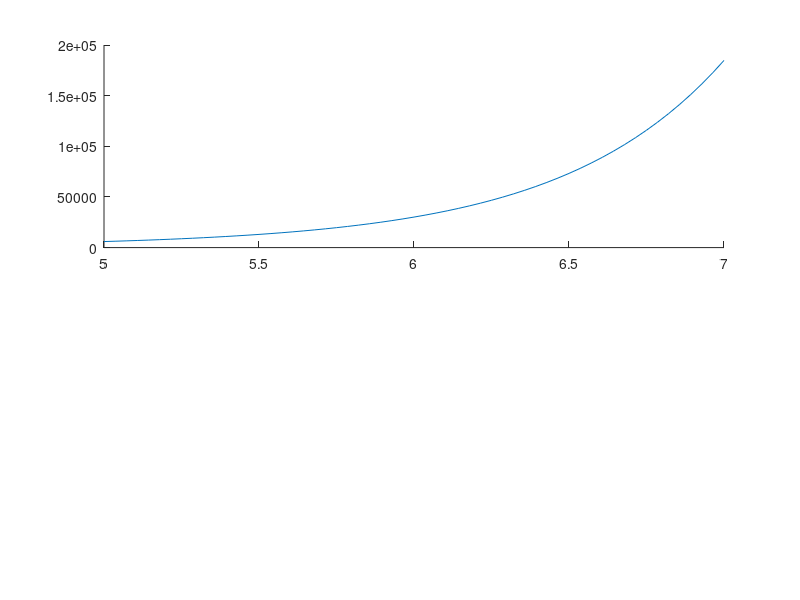

Here is the MATLAB script that generated this plot: (Note: this script raises an error after producing the figure.)
clc; close all; clear all;

%inital parameters 
t0=7;
tf=5;
dt=0.1;
t=t0:dt:tf;
xCurr=[2;1];
xState=zeros(length(xCurr),length(t));
xState(:,1)=xCurr;
ut=@(t) cos(t);
xT=@(t) exp(1*t+3)+exp(2*t-2);
%% RK4
for i=2:length(t)
    k1=sysDyn(xCurr,ut(t(i)))*dt;
    k2=sysDyn(xCurr+1/2*k1,ut(t(i)+1/2*dt))*dt;
    k3=sysDyn(xCurr+1/2*k2,ut(t(i)+1/2*dt))*dt;
    k4=sysDyn(xCurr+k3,ut(t(i)+1/2*dt))*dt;
    xCurr=xCurr+1/6*k1+1/3*k2+1/3*k3+1/6*k4;
    xState(:,i)=xCurr;

end

figure(1)
%subplot(n,m,x) ; n*m matric of figures with x current plot
subplot(2,1,1)
hold on
fplot(xT,[t0 tf])
plot(t,xState(1,:))
hold off;
plot(t,xState(1,:))
title('x(t)')
subplot(2,1,2)
plot(t,xState(2,:))
title('v(t)')

function xDot=sysDyn(x,u)
    x1=x(1);x2=x(2);
    xDot=[x2;6*x1-x2+u];
    %=xDot=[0,1;6,-1]*x;

end